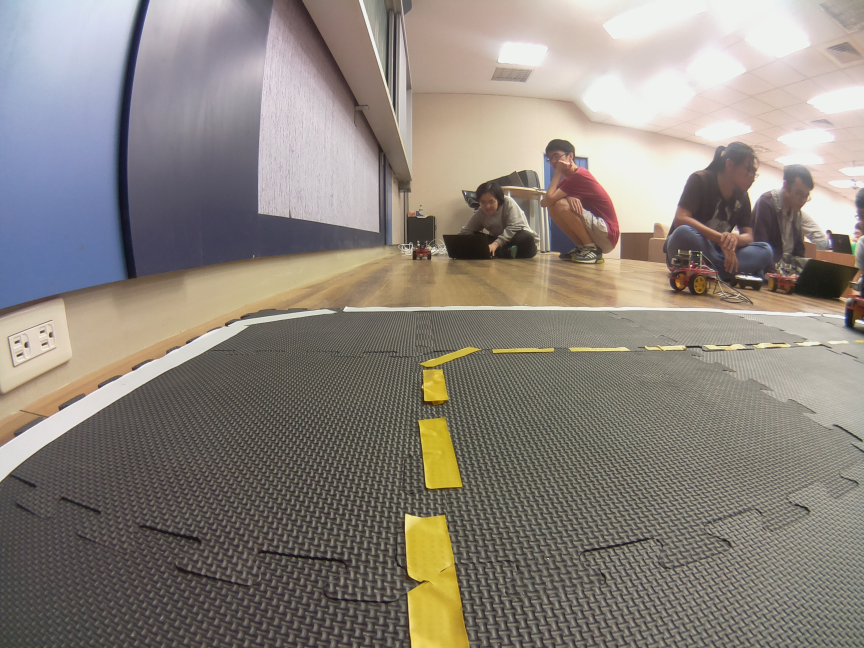
#> input picture tutorials/python/csp2016/hw1/0310797/out1.jpg, 2592 x 1944 px (shown at 1/3 size)
$ jupyter execute --allow-errors assignment1-0310797.ipynb   (Python 2 division)
#> lines starting #> are read from the running program, lines starting #| are printed output that depends on the picture; after the words box and inside, x2 and y2 are one past the last pixel; in counts of white or black regions, pixels touching at a corner belong together; long printed decimals are rounded
# Create Software Project - Take Home Midterm Exam/Assignment

* Objective: this jupyter notebook is intended to evaluate how the students understand the Duckietown repo

Prof. Nick Wang, 2016/11/7

## Instructions:
1. $ cp assignment1.ipynb assignment1-XXXXXXX.ipynb (XXXXXXX is your name) You also need to add your name, setup, and state the contributions in the setup and contributions section.
2. You can already see the desired outputs of each cell, and you need to find the relevant code in the Duckietown repo and reproduce the results.
3. Each student needs to submit one to your mentor, via email. Please do not commit your ipynb to repo. Please do not modify assignment1.ipynb.

## Steup and Conributions:

This work is done by: Tsung-Che Lu.

You need to state your contribution here. What's your working environment (e.g., VirtualBox XXX version on Window XX). If you get some help from your TA or classmates, you need to describe here.

VirtualBox 5.1.8 version on Windows 10
OS: Ubuntu14.04 (64bit)

# Line Detector

### 1.Load the image and resize

[cell 1]
import cv2
import numpy as np
from matplotlib import pyplot as plt

#Use your own image
img = cv2.imread("out1.jpg")
#> img is the input picture: shape (1944, 2592, 3); mean B, G, R 125.5, 132.9, 140.2

image_cv = cv2.resize(img, (160, 120),interpolation=cv2.INTER_NEAREST)

dst1 = cv2.cvtColor(img,cv2.COLOR_BGR2RGB)
plt.subplot(121),plt.imshow(dst1,cmap = 'brg')
plt.title('Original Image'), plt.xticks([]), plt.yticks([])

dst2 = cv2.cvtColor(image_cv,cv2.COLOR_BGR2RGB)
plt.subplot(122),plt.imshow(dst2,cmap = 'brg')
plt.title('Resized Image'), plt.xticks([]), plt.yticks([])

plt.show()

### 2.Find the edge (15%)

[cell 2]
'''
#You should find the config file 'universal.yaml'
#You code this
gray = ???
edges = ???
'''
edges = np.empty(0)
canny_thresholds = [60,150]
gray = cv2.cvtColor(image_cv, cv2.COLOR_BGR2GRAY)
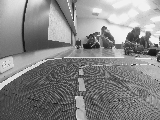
#> gray: shape (120, 160); min 17, max 242, mean 134.7
edges = cv2.Canny(gray, canny_thresholds[0], canny_thresholds[1], apertureSize = 3)
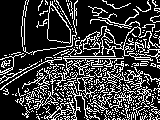
#> edges: shape (120, 160); 23.8% white in thin lines or dots

plt.imshow(edges,cmap = 'gray')
plt.title('Edge Image'), plt.xticks([]), plt.yticks([])
plt.show()

### 3-1.Setup HSV space threshold (15%)

[cell 3]
'''
#You should find the config file 'universal.yaml'
hsv_white1 = ???
hsv_white2 = ???
hsv_yellow1 = ???
hsv_yellow2 = ???
hsv_red1 = ???
hsv_red2 = ???
hsv_red3 = ???
hsv_red4 = ???
'''

hsv_white1 = np.array([0, 0, 150])
hsv_white2 = np.array([180, 100, 255])
hsv_yellow1 = np.array([25, 50, 50])
hsv_yellow2 = np.array([45, 255, 255])
hsv_red1 = np.array([0, 100, 100])
hsv_red2 = np.array([15, 255, 255])
hsv_red3 = np.array([165, 100, 100])
hsv_red4 = np.array([180, 255, 255])

### 3-2.Threshold colors in HSV space (15%)

[cell 4]
'''
#change color space to HSV
hsv = ???

find the color
white = ???
kernel = ???
white = ???

yellow = ???
kernel = ???
yellow = ???

red1 = ???
red2 = ???
red = ???
kernel = ???
red = ???
'''


dilation_kernel_size = 3

hsv=cv2.cvtColor(image_cv,cv2.COLOR_BGR2HSV)
#> hsv: shape (120, 160, 3); mean H, S, V 51.2, 41.4, 144.9

white = cv2.inRange(hsv,hsv_white1,hsv_white2)
#> white: shape (120, 160); 41.7% white; 237 white regions (228 under 20 px), largest, box (x1, y1, x2, y2) and area: (73, 0, 160, 50) 3128, (0, 35, 160, 107) 2173, (25, 0, 71, 44) 1057
kernel = cv2.getStructuringElement(cv2.MORPH_ELLIPSE,(dilation_kernel_size,dilation_kernel_size))
white = cv2.dilate(white, kernel)
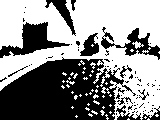
#> white: shape (120, 160); 56% white; 72 black regions (60 under 20 px), largest, box (x1, y1, x2, y2) and area: (0, 57, 136, 120) 5666, (0, 22, 70, 58) 967, (101, 27, 160, 60) 626

yellow = cv2.inRange(hsv, hsv_yellow1, hsv_yellow2)
#> yellow: shape (120, 160); 1.6% white; 48 white regions (44 under 20 px), largest, box (x1, y1, x2, y2) and area: (76, 96, 85, 111) 96, (78, 78, 86, 92) 78, (76, 110, 84, 120) 49, (79, 65, 89, 75) 26
kernel = cv2.getStructuringElement(cv2.MORPH_ELLIPSE,(dilation_kernel_size,dilation_kernel_size))
yellow = cv2.dilate(yellow, kernel)
#> yellow: shape (120, 160); 3.5% white; 37 white regions (31 under 20 px), largest, box (x1, y1, x2, y2) and area: (73, 95, 86, 120) 235, (77, 77, 87, 93) 116, (77, 64, 90, 76) 70, (91, 64, 104, 70) 40, (136, 63, 148, 66) 26, (105, 64, 117, 67) 24

red1 = cv2.inRange(hsv,hsv_red1,hsv_red2)
#> red1: shape (120, 160); 1.1% white in thin lines or dots, all inside (x1, y1, x2, y2) = (0, 30, 160, 82)
red2 = cv2.inRange(hsv,hsv_red3,hsv_red4)
#> red2: shape (120, 160); 0.23% white in thin lines or dots, all inside (x1, y1, x2, y2) = (104, 32, 160, 58)
red = cv2.bitwise_or(red1, red2)
kernel = cv2.getStructuringElement(cv2.MORPH_ELLIPSE,(dilation_kernel_size,dilation_kernel_size))
red = cv2.dilate(red, kernel)
#> red: shape (120, 160); 3.1% white; 16 white regions (8 under 20 px), largest, box (x1, y1, x2, y2) and area: (100, 29, 116, 47) 167, (0, 69, 20, 83) 87, (148, 44, 160, 59) 68

# Uncomment '#' to plot with color
x = cv2.cvtColor(yellow, cv2.COLOR_GRAY2BGR)
x[:,:,2] *= 1
x[:,:,1] *= 1
x[:,:,0] *= 0
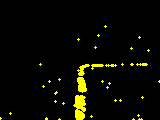
#> x: shape (120, 160, 3); mean B, G, R 0, 8.9, 8.9
x = cv2.cvtColor(x, cv2.COLOR_BGR2RGB)

y = cv2.cvtColor(red, cv2.COLOR_GRAY2BGR)
y[:,:,2] *= 1
y[:,:,1] *= 0
y[:,:,0] *= 0
y = cv2.cvtColor(y, cv2.COLOR_BGR2RGB)

plt.subplot(131),plt.imshow(white,cmap = 'gray')
plt.title('White'), plt.xticks([]), plt.yticks([])

plt.subplot(132),plt.imshow(yellow,cmap = 'gray')
#plt.subplot(132),plt.imshow(x,cmap = 'brg')
plt.title('Yellow'), plt.xticks([]), plt.yticks([])

plt.subplot(133),plt.imshow(red,cmap = 'gray')
#plt.subplot(133),plt.imshow(y,cmap = 'brg')
plt.title('Red'), plt.xticks([]), plt.yticks([])

plt.show()

### 4.Combine Edge and Colors (15%)

[cell 5]
'''
edge_color_white = ???
edge_color_yellow = ???
edge_color_red = ???
'''

edge_color_white = cv2.bitwise_and(white, edges)
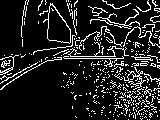
#> edge_color_white: shape (120, 160); 13.5% white in thin lines or dots
edge_color_yellow = cv2.bitwise_and(yellow, edges)
#> edge_color_yellow: shape (120, 160); 1.2% white in thin lines or dots, all inside (x1, y1, x2, y2) = (39, 26, 160, 120)
edge_color_red = cv2.bitwise_and(red, edges)
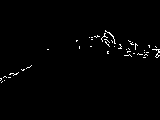
#> edge_color_red: shape (120, 160); 1.1% white in thin lines or dots, all inside (x1, y1, x2, y2) = (0, 30, 160, 83)


plt.imshow(edge_color_yellow,cmap = 'gray')
plt.title('Edge Color Y'), plt.xticks([]), plt.yticks([])
plt.subplot(131),plt.imshow(edge_color_white,cmap = 'gray')
plt.title('Edge Color W'), plt.xticks([]), plt.yticks([])
plt.subplot(132),plt.imshow(edge_color_yellow,cmap = 'gray')
plt.title('Edge Color Y'), plt.xticks([]), plt.yticks([])
plt.subplot(133),plt.imshow(edge_color_red,cmap = 'gray')
plt.title('Edge Color R'), plt.xticks([]), plt.yticks([])

plt.show()

### 5-1.Find the lines (15%)

[cell 6]
'''
#default threshold 20-> 10
lines_white = ???
lines_yellow = ???
lines_red = ???
'''

hough_threshold = 10
hough_min_line_length = 3
hough_max_line_gap = 1

lines_white = cv2.HoughLinesP(edge_color_white, 1, np.pi/180,hough_threshold, np.empty(1), hough_min_line_length, hough_max_line_gap)
#> lines_white = 197 rows, first 6: [84, 58, 92, 58], [136, 71, 145, 74], [63, 51, 68, 49], [150, 65, 159, 66], [2, 81, 41, 60], [123, 76, 127, 86]
lines_yellow = cv2.HoughLinesP(edge_color_yellow, 1, np.pi/180, hough_threshold, np.empty(1),hough_min_line_length, hough_max_line_gap)
#> lines_yellow = 14 rows, first 6: [140, 63, 146, 63], [78, 90, 79, 82], [83, 74, 83, 71], [136, 64, 140, 64], [92, 66, 97, 66], [84, 109, 84, 100]
lines_red = cv2.HoughLinesP(edge_color_red, 1, np.pi/180,hough_threshold, np.empty(1),hough_min_line_length,hough_max_line_gap)
#> lines_red = 18 rows, first 6: [112, 42, 115, 43], [22, 70, 31, 65], [128, 40, 132, 42], [156, 54, 159, 55], [111, 40, 114, 42], [9, 74, 13, 73]

color = "yellow"
lines = lines_yellow
#> lines has the same summary as lines_yellow
bw = yellow

if lines is not None:
    lines = np.array(lines[0])
#> lines = [[140, 63, 146, 63]]
    print "found lines"

else:
    lines = []
    print "no lines"

### Show the lines (yellow)

[cell 7]
image_with_lines = np.copy(dst2)
if len(lines)>0:
    for x1,y1,x2,y2 in lines:
        cv2.line(image_with_lines, (x1,y1), (x2,y2), (0,0,255), 2)
        cv2.circle(image_with_lines, (x1,y1), 2, (0,255,0))
        cv2.circle(image_with_lines, (x2,y2), 2, (255,0,0))
#> this loop made 1 pass
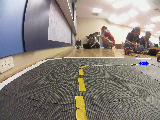
#> image_with_lines: shape (120, 160, 3); mean R, G, B 140.4, 133.1, 126.1

plt.imshow(image_with_lines,cmap = 'brg')
plt.title('Line Image'), plt.xticks([]), plt.yticks([])
plt.show()

### 6-1.Normals (15%)

[cell 8]
arr_cutoff = np.array((0, 40, 0, 40))
arr_ratio = np.array((1./160, 1./120, 1./160, 1./120))

normals = []
centers = []
if len(lines)>0:

    #find the normalized coordinates
    lines_normalized = ((lines + arr_cutoff) * arr_ratio)
#> lines_normalized = [[0.875, 0.858, 0.913, 0.858]]
    '''
    #find the dx dy
    length = ???
    dx = ???
    dy = ???

    #find the center point
    centers = ???
'''
    length = np.sum((lines[:, 0:2] -lines[:, 2:4])**2, axis=1, keepdims=True)**0.5
#> length = [6]
    dx = 1.* (lines[:,3:4]-lines[:,1:2])/length
#> dx = [0]
    dy = 1.* (lines[:,0:1]-lines[:,2:3])/length
#> dy = [-1]
    centers = np.hstack([(lines[:,0:1]+lines[:,2:3])/2, (lines[:,1:2]+lines[:,3:4])/2])
#> centers = [[143, 63]]

    #find the vectors' direction
    x3 = (centers[:,0:1] - 3.*dx).astype('int')
#> x3 = [143]
    x3[x3<0]=0
    x3[x3>=160]=160-1

    y3 = (centers[:,1:2] - 3.*dy).astype('int')
#> y3 = [66]
    y3[y3<0]=0
    y3[y3>=120]=120-1

    x4 = (centers[:,0:1] + 3.*dx).astype('int')
#> x4 = [143]
    x4[x4<0]=0
    x4[x4>=160]=160-1

    y4 = (centers[:,1:2] + 3.*dy).astype('int')
#> y4 = [60]
    y4[y4<0]=0
    y4[y4>=120]=120-1

    '''
    #find the dx dy direction
    flag_signs = ???
    normals = np.hstack([dx, dy]) * flag_signs
'''
    flag_signs = (np.logical_and(bw[y3,x3]>0, bw[y4,x4]==0)).astype('int')*2-1
#> flag_signs = [-1]
    normals = np.hstack([dx, dy]) * flag_signs
#> normals = [[0, 1]]

    flag = ((lines[:,2]-lines[:,0])*normals[:,1] - (lines[:,3]-lines[:,1])*normals[:,0])>0
#> flag = [True]
    for i in range(len(lines)):
        if flag[i]:
            x1,y1,x2,y2 = lines[i, :]
            lines[i, :] = [x2,y2,x1,y1]
#> this loop made 1 pass
#> after the loop, lines = [[146, 63, 140, 63]]

### 6-2.Draw the Normals

[cell 9]
image_with_lines = np.copy(dst2)
if len(centers)>0:
    for x,y,dx,dy in np.hstack((centers,normals)):
        x3 = int(x - 2.*dx)
        y3 = int(y - 2.*dy)
        x4 = int(x + 2.*dx)
        y4 = int(y + 2.*dy)
        cv2.line(image_with_lines, (x3,y3), (x4,y4), (0,0,255), 1)
        cv2.circle(image_with_lines, (x3,y3), 1, (0,255,0))
        cv2.circle(image_with_lines, (x4,y4), 1, (255,0,0))
#> this loop made 1 pass
#> (x, y, dx, dy, x3, y3, x4, y4) on pass 1: (143, 63, 0, 1, 143, 61, 143, 65)
#> image_with_lines: shape (120, 160, 3); mean R, G, B 140.5, 133.3, 126.1

plt.subplot(121),plt.imshow(image_with_lines,cmap = 'brg')
plt.title('Line Normals'), plt.xticks([]), plt.yticks([])

image_with_lines = np.copy(dst2)
if len(lines)>0:
    for x1,y1,x2,y2 in lines:
        cv2.line(image_with_lines, (x1,y1), (x2,y2), (0,0,255), 2)
        cv2.circle(image_with_lines, (x1,y1), 2, (0,255,0))
        cv2.circle(image_with_lines, (x2,y2), 2, (255,0,0))
#> this loop made 1 pass
#> image_with_lines: shape (120, 160, 3); mean R, G, B 140.4, 133.1, 126.1

plt.subplot(122),plt.imshow(image_with_lines,cmap = 'brg')
plt.title('Line Image'), plt.xticks([]), plt.yticks([])
plt.show()

### 7-1.setup the segment class

[cell 10]
class Vector2D():
    def __init__(self):
        self.x = 0
        self.y = 0
class Segment():
    def __init__(self):
        self.color = ""
        self.pixels_normalized = np.array([Vector2D(),Vector2D()])
        self.normal = Vector2D()

### 7-2.Store in the SegmentList

[cell 11]
segmentMsgList = []

for x1,y1,x2,y2,norm_x,norm_y in np.hstack((lines_normalized,normals)):
    segment = Segment()
    segment.color = color
    segment.pixels_normalized[0].x = x1
    segment.pixels_normalized[0].y = y1
    segment.pixels_normalized[1].x = x2
    segment.pixels_normalized[1].y = y2
    segment.normal.x = norm_x
    segment.normal.y = norm_y

    segmentMsgList.append(segment)
#> this loop made 1 pass
#> (x1, y1, x2, y2, norm_x, norm_y) on pass 1: (0.875, 0.858, 0.913, 0.858, 0, 1)
#> after the loop, segmentMsgList = 1 item

#> (the rest of this cell did not finish here and is left out)

### 7.3 Print the SegmentList

[cell 12]
for i in segmentMsgList:
    print (i.pixels_normalized[0].x,i.pixels_normalized[0].y),(i.pixels_normalized[1].x,i.pixels_normalized[1].y)
#> this loop made 1 pass
#| 0.875 0.8583

# Ground Projection

[cell 13]
lines_normalized, normals


print lines_normalized[0,1],normals[0]
#| 0.8583 [-0.  1.]

### camera parameters

[cell 14]
import cv2
import numpy as np
#camera_matrix = np.array([[1.3e+03, 0., 6.0e+02], [0., 1.3e+03, 4.8e+02], [0., 0., 1.]], dtype=np.float32)
#dist_coeffs = np.array([-2.4-01, 9.5e-02, -4.0e-04, 8.9e-05, 0.], dtype=np.float32)

#Use your own homography & intrinsic camera_matrix and dist_coeffs
homography = np.array([[5.505818e-06, -0.0001388593, -0.2362917], [0.001106475, -3.803936e-05, -0.3573611], [-3.200042e-06, -0.009038727, 1]]
)
matrix = np.array([[321.12260735513576, 0.0, 310.71661891691707], [0.0, 324.22241121790574, 247.8863753499401],
    [0.0, 0.0, 1.0]])
coeffs = np.array([-0.27280835040649776, 0.054170628209513405, 0.002154286213280718, 0.001166574456476254,
    0.0])

[cell 15]
pt_img = np.array([[0.5*640],[0.7*480],[1.]])
#print pt_img
G = np.dot(homography,pt_img)
G/=G[2]
print G

pt_img = np.array([[[0.5*640,0.7*480]]])

xy_undistorted = cv2.undistortPoints(pt_img, matrix, coeffs,R=None, P=matrix)
#> xy_undistorted = [[320.2, 337.7]]
pt_img = np.array([[xy_undistorted[0][0][0]],[xy_undistorted[0][0][1]],[1.]])
#> pt_img = [320.2, 337.7, 1]
#print xy_undistorted
G_rect = np.dot(homography,pt_img)
#> G_rect = [-0.281, -0.016, -2.05]
G_rect/=G_rect[2]
#> G_rect = [0.137, 0.00777, 1]
print G_rect
#| [[0.137]
#|  [0.007774]
#|  [1.        ]]

### Rectify the image (15%)

[cell 16]
from matplotlib import pyplot as plt
#Use your own image
origin = cv2.imread("out1.jpg")

'''
#rectfy the image by opencv 'undistort'
rec_img = ???
'''
ori = cv2.resize(origin, (640, 480),interpolation=cv2.INTER_NEAREST)
rec_img = cv2.undistort(ori, matrix, coeffs)
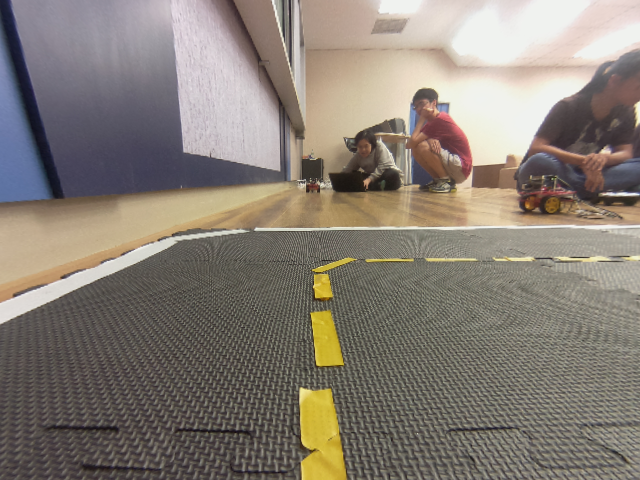
#> rec_img: shape (480, 640, 3); mean B, G, R 117.2, 126.4, 134.8

origin = cv2.cvtColor(origin,cv2.COLOR_BGR2RGB)
plt.subplot(121),plt.imshow(origin,cmap = 'brg')
plt.title('Original Image'), plt.xticks([]), plt.yticks([])

rec_img = cv2.cvtColor(rec_img,cv2.COLOR_BGR2RGB)
plt.subplot(122),plt.imshow(rec_img,cmap = 'brg')
plt.title('Rectified Image'), plt.xticks([]), plt.yticks([])

plt.show()

# Duckietown Lane Filter

up/down arrow keys to move, enter to edit

Esc to exit edit mode

Shift + enter to run code

1/2/3... to add comment

dd to delete cell

press h for more shortcuts

[cell 17]
import numpy as np
from scipy.stats import multivariate_normal, entropy
from scipy.ndimage.filters import gaussian_filter
from math import floor, atan2, pi, cos, sin, sqrt
import time
from matplotlib import pyplot as plt

## Environment Setup

[cell 18]
# constant
WHITE = 0
YELLOW = 1
RED = 2

lanewidth = 0.4
linewidth_white = 0.04
linewidth_yellow = 0.02

## Generate Vote (Extra Credit 10% for generating multiple votes from all detected segments)

#### Setup a line segment
* left edge of white lane
* right edge of white lane
* left edge of yellow lane
* right edge of white lane

[cell 19]
# right edge of white lane
#p1 = np.array([0.8, 0.24])
#p2 = np.array([0.4, 0.24])
p1 = np.array([lines_normalized[0][0],lines_normalized[0][1]])
#> p1 = [0.875, 0.858]
p2 = np.array([lines_normalized[0][2],lines_normalized[0][3]])
#> p2 = [0.913, 0.858]
seg_color = YELLOW

# [10 lines of commented-out code are left out]

#### compute d_i, phi_i, l_i

[cell 20]
t_hat = (p2-p1)/np.linalg.norm(p2-p1)
#> t_hat = [1, 0]
n_hat = np.array([-t_hat[1],t_hat[0]])
#> n_hat = [0, 1]
d1 = np.inner(n_hat,p1)
#> d1 = 0.858
d2 = np.inner(n_hat,p2)
#> d2 = 0.858
l1 = np.inner(t_hat,p1)
#> l1 = 0.875
l2 = np.inner(t_hat,p2)
#> l2 = 0.913

print (d1, d2, l1, l2)
#| 0.8583 0.8583 0.875 0.9125

if (l1 < 0):
    l1 = -l1;
if (l2 < 0):
    l2 = -l2;
l_i = (l1+l2)/2
#> l_i = 0.894
d_i = (d1+d2)/2
#> d_i = 0.858
phi_i = np.arcsin(t_hat[1])
#> phi_i = 0
if seg_color == WHITE: # right lane is white
    if(p1[0] > p2[0]): # right edge of white lane
        d_i = d_i - linewidth_white
        print ('right edge of white lane')
    else: # left edge of white lane
        d_i = - d_i
        phi_i = -phi_i
        print ('left edge of white lane')
    d_i = d_i - lanewidth/2

elif seg_color == YELLOW: # left lane is yellow
    if (p2[0] > p1[0]): # left edge of yellow lane
        d_i = d_i - linewidth_yellow
#> d_i = 0.838
        phi_i = -phi_i
        print ('right edge of yellow lane')
    else: # right edge of white lane
        d_i = -d_i
        print ('right edge of yellow lane')
    d_i =  lanewidth/2 - d_i
#> d_i = -0.638


print (d_i, phi_i, l_i)
#| -0.6383 -0.0 0.8938

### Measurement Likelihood

[cell 21]
# initialize measurement likelihood

d_min = -0.7
d_max = 0.5
delta_d = 0.02
phi_min = -pi/2
phi_max = pi/2
delta_phi = 0.02
d, phi = np.mgrid[d_min:d_max:delta_d, phi_min:phi_max:delta_phi]

measurement_likelihood = np.zeros(d.shape)

fig = plt.figure()
ax = fig.add_subplot(111)
cax = ax.matshow(measurement_likelihood, interpolation='nearest')
fig.colorbar(cax)
plt.ylabel('phi')
plt.xlabel('d')
#ax.set_xticklabels(['']+alpha)
#ax.set_yticklabels(['']+alpha)
plt.show()
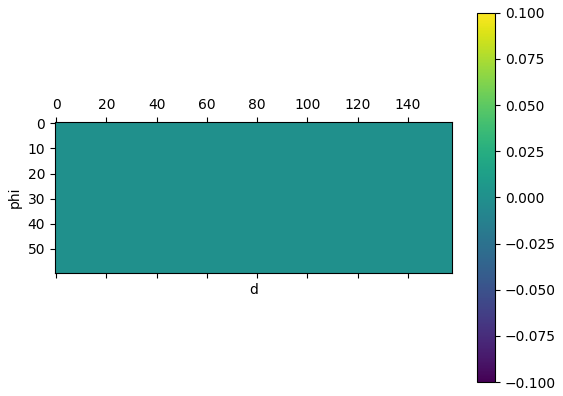
#> figure drawn by matplotlib, 2 panels

[cell 22]
i = floor((d_i - d_min)/delta_d)
#> i = 3
j = floor((phi_i - phi_min)/delta_phi)
#> j = 78
measurement_likelihood[i,j] = measurement_likelihood[i,j] +  1/(l_i)
#> measurement_likelihood: shape (60, 158) float64; values 0 (black) and 1.12 (white), 0.01% white in thin lines or dots, all inside (x1, y1, x2, y2) = (78, 3, 79, 4)

print (i, j)
#| 3 78

fig = plt.figure()
ax = fig.add_subplot(111)
cax = ax.matshow(measurement_likelihood, interpolation='nearest')
fig.colorbar(cax)
plt.ylabel('phi')
plt.xlabel('d')
#ax.set_xticklabels(['']+alpha)
#ax.set_yticklabels(['']+alpha)
plt.show()
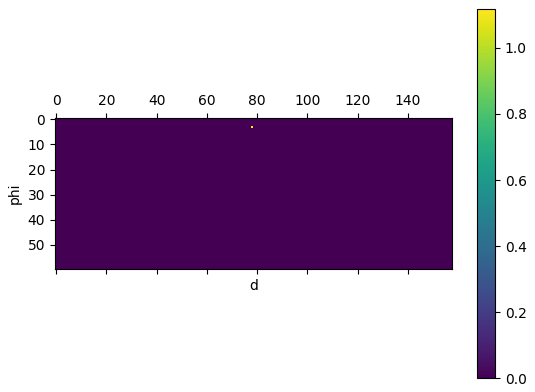
#> figure drawn by matplotlib, 2 panels
